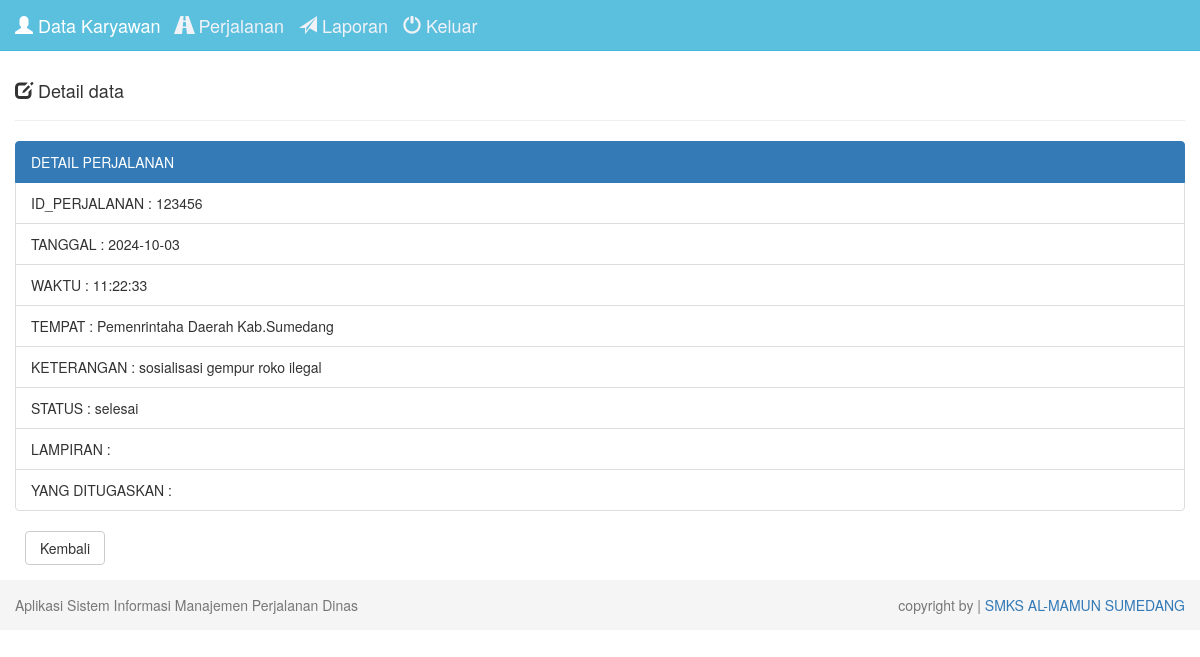
/index.php?page=perjalanan-detail&id=123456 (signed in), run on an earlier commit of the app's database.
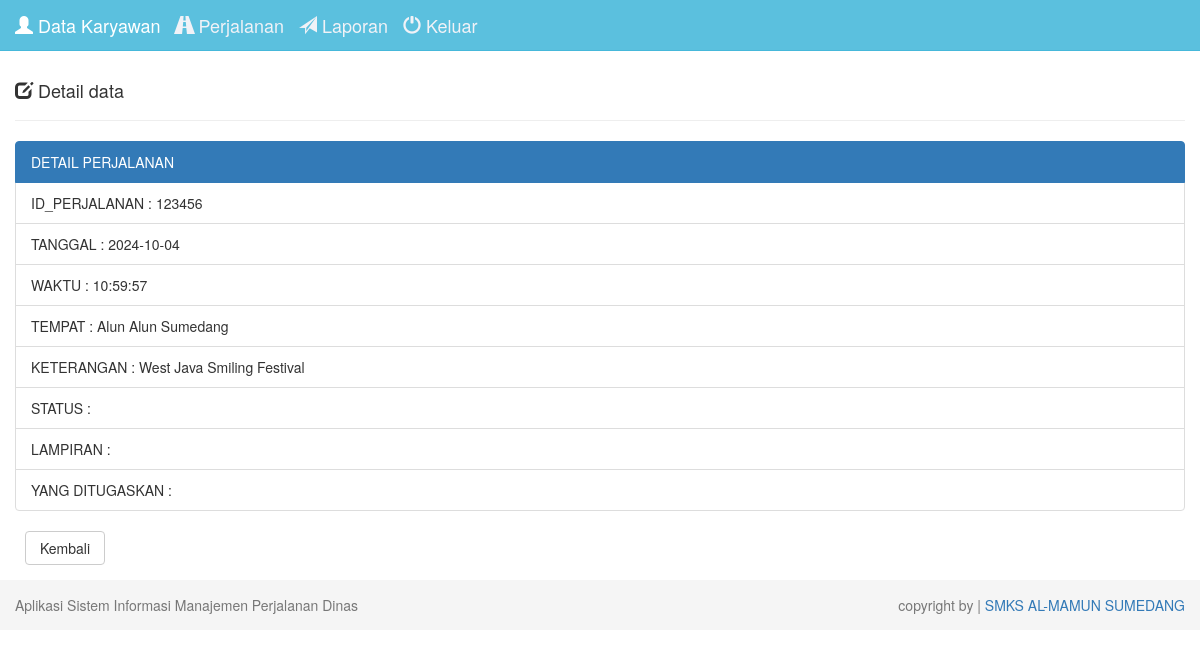
And on a later commit of the database.
### tables this page shows
CREATE TABLE `perjalanan` (
  `id_perjalanan` int(20) NOT NULL,
  `tempat` varchar(255) NOT NULL,
  `tanggal` date NOT NULL,
  `waktu` time NOT NULL,
  `jenis_tugas` varchar(30) NOT NULL,
  `keterangan` varchar(255) NOT NULL,
  `status` varchar(255) NOT NULL,
  `lampiran` varchar(255) NOT NULL
);

### perjalanan/detail.php (the view, shortened to what this page needs)
<div class="row">
    <div class="col-md-12">
        <div class="page-header">
            <h4>
                <i class="glyphicon glyphicon-edit"></i>
                Detail data
            </h4>
        </div>
        <?php
        if (isset($_GET['id'])) {
            $id_perjalanan  = $_GET['id'];
            $query = mysqli_query($db, "SELECT * FROM perjalanan WHERE id_perjalanan='$id_perjalanan'") or die('Query Error : ' . mysqli_error($db));
            while ($data  = mysqli_fetch_assoc($query)) {
                $id_perjalanan   = $data['id_perjalanan'];
                $tempat  = $data['tempat'];
                $tanggal   = $data['tanggal'];
                $waktu   = $data['waktu'];
                $keterangan   = $data['keterangan'];
                $status   = $data['status'];
                $lampiran   = $data['lampiran'];
            }
        }
        ?>
        <ul class="list-group">
            <li class="list-group-item active">DETAIL PERJALANAN</li>
            <li class="list-group-item"> ID_PERJALANAN : <?php echo $id_perjalanan; ?></li>
            <li class="list-group-item"> TANGGAL : <?php echo $tanggal; ?></li>
            <li class="list-group-item"> WAKTU : <?php echo $waktu; ?></li>
            <li class="list-group-item"> TEMPAT : <?php echo $tempat; ?></li>
            <li class="list-group-item"> KETERANGAN : <?php echo $keterangan; ?></li>
            <li class="list-group-item"> STATUS : <?php echo $status; ?></li>
            <li class="list-group-item"> LAMPIRAN : <?php echo $lampiran; ?></li>
            <li class="list-group-item"> YANG DITUGASKAN :
      </li>
        </ul>
        <div class="form-group">
            <a href="index.php" class="btn btn-default btn-reset">Kembali</a>
        </div>
    </div>
</div>
</div>

What changed in the data, as far as the page shows it:
changed perjalanan id 123456: tanggal "2024-10-03" → "2024-10-04"; waktu "11:22:33" → "10:59:57"; tempat "Pemenrintaha Daerah Kab.Sumedang" → "Alun Alun Sumedang"; keterangan "sosialisasi gempur roko ilegal" → "West Java Smiling Festival"; status "selesai" → (not shown)
